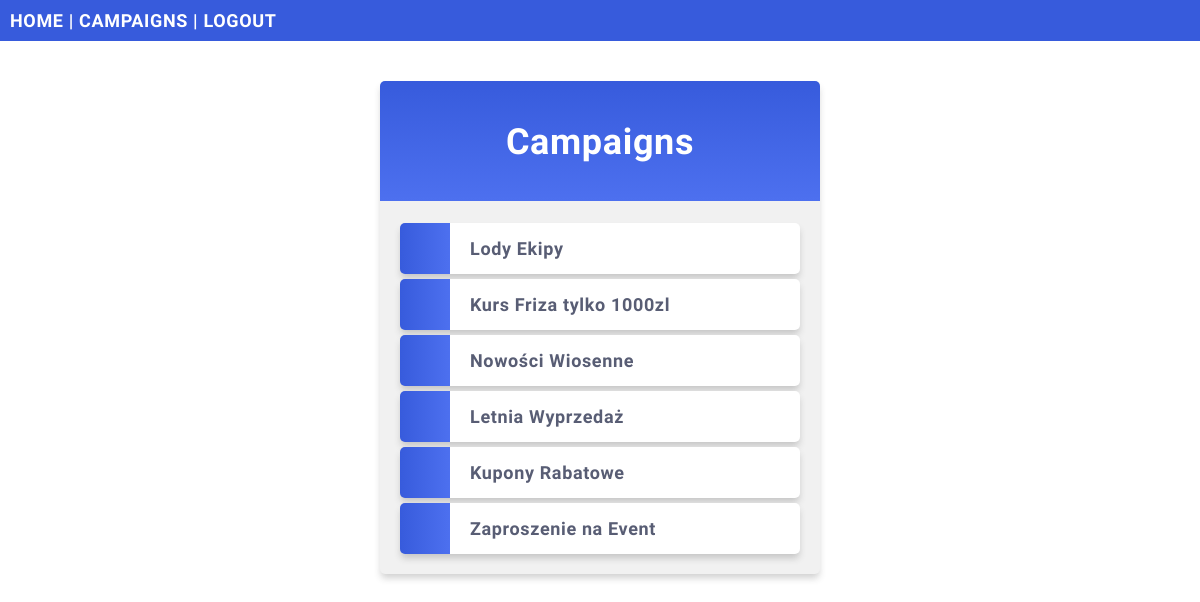
/campaigns/ (signed in), run on an earlier commit of the app's database.
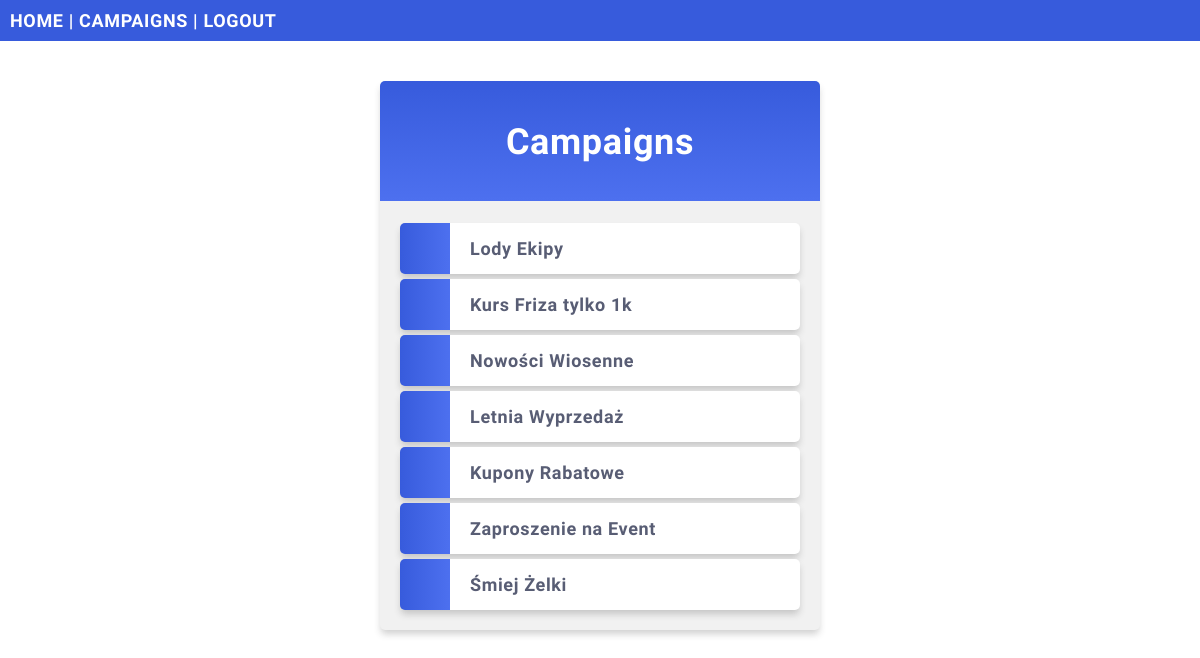
And on a later commit of the database.
### mails/models.py (models this page shows, shortened)
class Campaign(models.Model):
    name = models.CharField(max_length=255)
    type = models.CharField(max_length=255)
    date = models.DateField()
    sent = models.IntegerField()
    seen = models.IntegerField()
    replied = models.IntegerField()
    slug = models.SlugField(default="", null=False)

### mails/views.py (the view)
# urls.py: path('', include('mails.urls')),
@login_required
def mails(request):
    campaigns = Campaign.objects.all()
    template = loader.get_template('campaigns.html')
    context = {
        'campaigns': campaigns,
    }
    return HttpResponse(template.render(context, request))

### mails/templates/campaigns.html (shortened to what this page needs)
{% extends "master.html" %}
{% block content %}
<div class="mycard">
  <h1>Campaigns</h1>
  <ul>
    {% for x in campaigns %}
      <li onclick="window.location = 'details/{{ x.slug }}'">{{ x.name }}</li>
    {% endfor %}
  </ul>
</div>
{% endblock %}

### mails/templates/master.html (shortened to what this page needs)
{% load static %}
<!DOCTYPE html>
<html>
<head>
  <link rel="stylesheet" href="{% static 'mystyles.css' %}">
</head>
<body>
<div class="topnav">
  <a href="/">HOME</a> |
  <a href="/campaigns">CAMPAIGNS</a> |
  <a href="{% url 'logout' %}">LOGOUT</a>
</div>
{% block content %}
{% endblock %}
</body>
</html>

### mystaticfiles/mystyles.css (style rules this page uses)
body { margin:0; font: 600 18px 'Source Sans Pro', sans-serif; letter-spacing: 0.64px; color: #585d74; }
.topnav { background-color:#375BDC; color:#ffffff; padding:10px; }
.topnav a:link, .topnav a:visited { text-decoration: none; color: #ffffff; }
.mycard { background-color: #f1f1f1; background-image: linear-gradient(to bottom, #375BDC, #4D70EF); background-size: 100% 120px; background-repeat: no-repeat; margin: 40px auto; width: 400px; border-radius: 5px; box-shadow: 0 5px 7px -1px rgba(51, 51, 51, 0.23); padding: 20px; }
.mycard h1 { text-align: center; color:#ffffff; margin:20px 0 60px 0; }
ul { list-style-type: none; padding: 0; margin: 0; }
li { background-color: #ffffff; background-image: linear-gradient(to right, #375BDC, #4D70EF); background-size: 50px 60px; background-repeat: no-repeat; cursor: pointer; transition: transform .25s; border-radius: 5px; box-shadow: 0 5px 7px -1px rgba(51, 51, 51, 0.23); padding: 15px; padding-left: 70px; margin-top: 5px; }
a:link, a:visited { color: #375BDC; }

What changed in the data, as far as the page shows it:
changed Campaign: name "Kurs Friza tylko 1000zl" → "Kurs Friza tylko 1k"
added Campaign: name "Śmiej Żelki"
